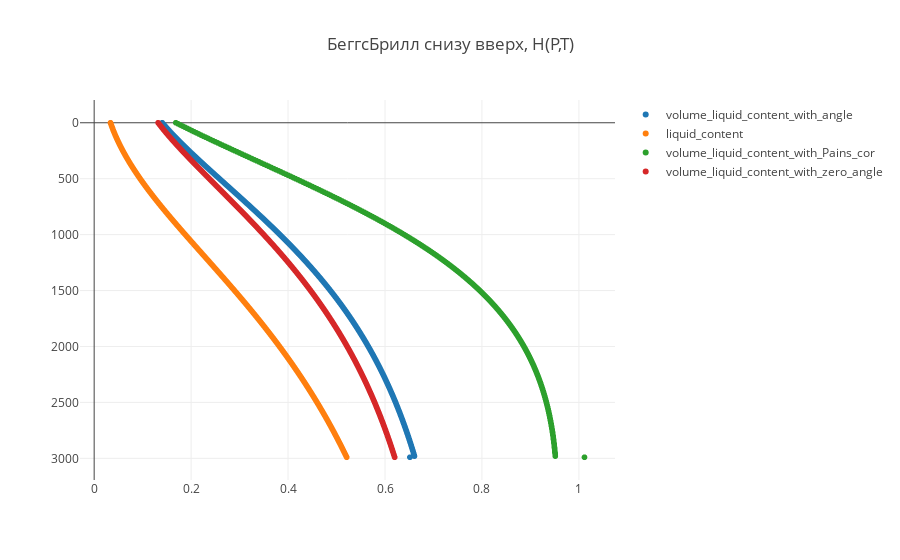

This figure's notebook cell:
### Code cell
trace1 = trace(33)
trace2 = trace(37)
trace3 = trace(49)
trace4 = trace(57)
data = [trace1, trace2, trace3, trace4]

plot()

### Figure 1 — Plotly figure (JSON) as saved in the notebook; plotly's stock layout.template omitted (floating-point values rounded to 4 significant figures; data arrays with more than 128 entries replaced by an {"elided": "..."} marker saying what was removed)
{"data": [{"mode": "markers", "name": "volume_liquid_content_with_angle", "type": "scattergl", "uid": "a184a19d-b89b-4580-a5de-cf09d53515f6", "x": {"elided": "300 float values"}, "y": {"elided": "300 int values"}}, {"mode": "markers", "name": "liquid_content", "type": "scattergl", "uid": "f9605852-5d23-42ca-a61b-a3f6461d1c1b", "x": {"elided": "300 float values"}, "y": {"elided": "300 int values"}}, {"mode": "markers", "name": "volume_liquid_content_with_Pains_cor", "type": "scattergl", "uid": "0dc1e051-c0ae-43dc-a918-a3e4c6c5183b", "x": {"elided": "300 float values"}, "y": {"elided": "300 int values"}}, {"mode": "markers", "name": "volume_liquid_content_with_zero_angle", "type": "scattergl", "uid": "181ea969-5186-4c61-81d1-e06e7899db86", "x": {"elided": "300 float values"}, "y": {"elided": "300 int values"}}], "layout": {"title": {"text": "БеггсБрилл снизу вверх, H(P,T)"}, "yaxis": {"autorange": "reversed"}}}
